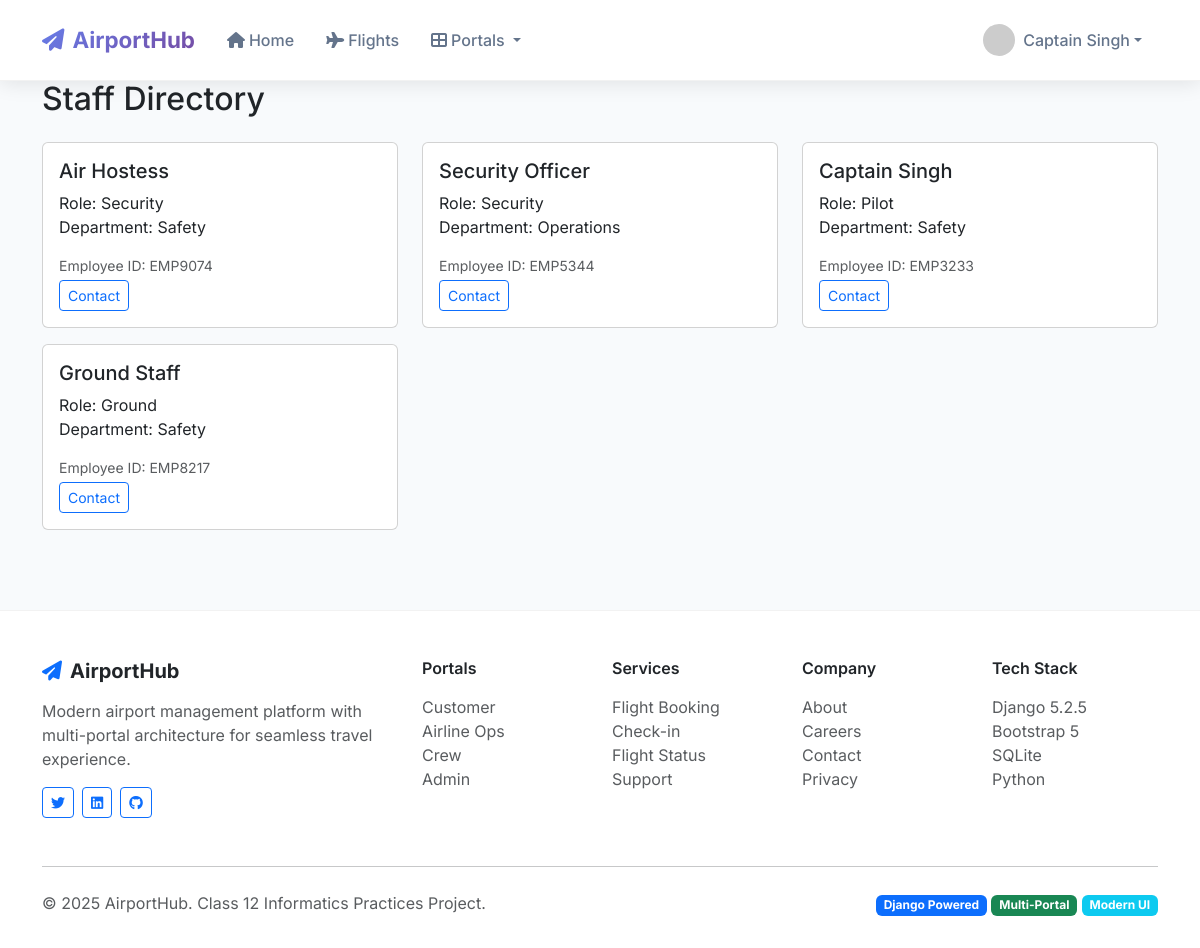
The page /staff/ (signed in) on the database its author committed.
### core/models.py (models this page shows, shortened)
class Staff(models.Model):
    ROLE_CHOICES = [
        ('pilot', 'Pilot'),
        ('copilot', 'Co-Pilot'),
        ('cabin_crew', 'Cabin Crew'),
        ('ground_staff', 'Ground Staff'),
        ('security', 'Security'),
        ('maintenance', 'Maintenance'),
        ('dispatcher', 'Flight Dispatcher'),
        ('gate_agent', 'Gate Agent'),
        ('customer_service', 'Customer Service'),
        ('baggage_handler', 'Baggage Handler'),
        ('admin', 'Administrator'),
    ]
    QUALIFICATION_STATUS = [
        ('current', 'Current'),
        ('expired', 'Expired'),
        ('pending', 'Renewal Pending'),
    ]
    user = models.OneToOneField(User, on_delete=models.CASCADE)
    employee_id = models.CharField(max_length=20, unique=True)
    role = models.CharField(max_length=20, choices=ROLE_CHOICES)
    department = models.CharField(max_length=100)
    hire_date = models.DateField()
    salary = models.DecimalField(max_digits=10, decimal_places=2)
    phone_regex = RegexValidator(regex=r'^\+?1?\d{9,15}$', message="Phone number must be entered in the format: '+999999999'. Up to 15 digits allowed.")
    phone_number = models.CharField(validators=[phone_regex], max_length=17)
    address = models.TextField()
    emergency_contact = models.CharField(max_length=100, blank=True)
    emergency_phone = models.CharField(max_length=17, blank=True)
    license_number = models.CharField(max_length=50, blank=True)
    license_expiry = models.DateField(null=True, blank=True)
    medical_certificate = models.CharField(max_length=50, blank=True)
    medical_expiry = models.DateField(null=True, blank=True)
    qualification_status = models.CharField(max_length=20, choices=QUALIFICATION_STATUS, default='current')
    flight_hours = models.PositiveIntegerField(default=0)
    last_training = models.DateField(null=True, blank=True)
    next_training_due = models.DateField(null=True, blank=True)
    is_active = models.BooleanField(default=True)
    class Meta:
        verbose_name_plural = "Staff"

### core/views.py (the view)
# urls.py: path('staff/', views.staff_list, name='staff_list'),
@user_passes_test(is_staff_user)
def staff_list(request):
    staff_members = Staff.objects.select_related('user').order_by('user__last_name')
    role_filter = request.GET.get('role')
    if role_filter:
        staff_members = staff_members.filter(role=role_filter)
    paginator = Paginator(staff_members, 15)
    page_number = request.GET.get('page')
    page_obj = paginator.get_page(page_number)
    return render(request, 'core/staff_list.html', {'page_obj': page_obj})

### core/views.py (called while the page is built)
def is_staff_user(user):
    return user.is_authenticated and (user.is_staff or hasattr(user, 'staff'))

### templates/core/staff_list.html (shortened to what this page needs)
{% extends 'base.html' %}
{% load static %}
{% block content %}
<div class="container">
  <h2 class="mb-4">Staff Directory</h2>
  {% if page_obj and page_obj.object_list %}
  <div class="row">
    {% for staff in page_obj.object_list %}
      <div class="col-md-4 mb-3">
        <div class="card">
          <div class="card-body">
            <h5 class="card-title">{{ staff.user.get_full_name }}</h5>
            <p class="card-text">Role: {{ staff.role|capfirst }}<br>Department: {{ staff.department }}</p>
            <p class="mb-1 small text-muted">Employee ID: {{ staff.employee_id }}</p>
            <a href="mailto:{{ staff.user.email }}" class="btn btn-sm btn-outline-primary">Contact</a>
          </div>
        </div>
      </div>
    {% endfor %}
  </div>
  {% else %}
    <div class="alert alert-info">No staff members found.</div>
  {% endif %}
</div>
{% endblock %}

### templates/base.html (shortened to what this page needs)
<!DOCTYPE html>
<html lang="en">
<head>
    <link href="https://cdn.jsdelivr.net/npm/bootstrap@5.3.0/dist/css/bootstrap.min.css" rel="stylesheet">
    <link href="https://cdnjs.cloudflare.com/ajax/libs/font-awesome/6.4.0/css/all.min.css" rel="stylesheet">
</head>
<body>
    <nav class="navbar navbar-expand-lg navbar-modern fixed-top">
        <div class="container">
            <a class="navbar-brand" href="{% url 'home' %}">
                <i class="fas fa-paper-plane me-2"></i>AirportHub
            </a>
            <div class="collapse navbar-collapse" id="navbarNav">
                <ul class="navbar-nav me-auto">
                    <li class="nav-item">
                        <a class="nav-link" href="{% url 'home' %}">
                            <i class="fas fa-home me-1"></i>Home
                        </a>
                    </li>
                    <li class="nav-item">
                        <a class="nav-link" href="{% url 'flight_list' %}">
                            <i class="fas fa-plane me-1"></i>Flights
                        </a>
                    </li>
                    <li class="nav-item dropdown portal-dropdown">
                        <a class="nav-link dropdown-toggle" href="#" id="portalDropdown" role="button" data-bs-toggle="dropdown">
                            <i class="fas fa-th-large me-1"></i>Portals
                        </a>
                    </li>
                </ul>
                <ul class="navbar-nav">
                    {% if user.is_authenticated %}
                        <li class="nav-item dropdown">
                            <a class="nav-link dropdown-toggle d-flex align-items-center" href="#" id="userDropdown" role="button" data-bs-toggle="dropdown">
                                <img src="https://ui-avatars.com/api/?name={{ user.get_full_name|default:user.username }}&background=667eea&color=ffffff&size=32"
                                     class="user-avatar" alt="Profile">
                                <span>{{ user.get_full_name|default:user.username }}</span>
                            </a>
                        </li>
                    {% endif %}
                </ul>
            </div>
        </div>
    </nav>
    <div style="margin-top: 80px;">
        <main>
            {% block content %}
            {% endblock %}
        </main>
    </div>
    <footer class="footer-modern">
        <div class="container">
            <div class="row">
                <div class="col-md-4 mb-4">
                    <h5 class="fw-bold mb-3">
                        <i class="fas fa-paper-plane me-2 text-primary"></i>AirportHub
                    </h5>
                    <p class="text-muted">Modern airport management platform with multi-portal architecture for seamless travel experience.</p>
                    <div class="d-flex gap-2">
                        <a href="#" class="btn btn-outline-primary btn-sm">
                            <i class="fab fa-twitter"></i>
                        </a>
                        <a href="#" class="btn btn-outline-primary btn-sm">
                            <i class="fab fa-linkedin"></i>
                        </a>
                        <a href="#" class="btn btn-outline-primary btn-sm">
                            <i class="fab fa-github"></i>
                        </a>
                    </div>
                </div>
                <div class="col-md-2 mb-4">
                    <h6 class="fw-semibold mb-3">Portals</h6>
                    <ul class="list-unstyled">
                        <li><a href="/customer/" class="text-muted text-decoration-none">Customer</a></li>
                        <li><a href="/airline/" class="text-muted text-decoration-none">Airline Ops</a></li>
                        <li><a href="/crew/" class="text-muted text-decoration-none">Crew</a></li>
                        <li><a href="/admin-portal/" class="text-muted text-decoration-none">Admin</a></li>
                    </ul>
                </div>
                <div class="col-md-2 mb-4">
                    <h6 class="fw-semibold mb-3">Services</h6>
                    <ul class="list-unstyled">
                        <li><a href="#" class="text-muted text-decoration-none">Flight Booking</a></li>
                        <li><a href="#" class="text-muted text-decoration-none">Check-in</a></li>
                        <li><a href="#" class="text-muted text-decoration-none">Flight Status</a></li>
                        <li><a href="#" class="text-muted text-decoration-none">Support</a></li>
                    </ul>
                </div>
                <div class="col-md-2 mb-4">
                    <h6 class="fw-semibold mb-3">Company</h6>
                    <ul class="list-unstyled">
                        <li><a href="#" class="text-muted text-decoration-none">About</a></li>
                        <li><a href="#" class="text-muted text-decoration-none">Careers</a></li>
                        <li><a href="#" class="text-muted text-decoration-none">Contact</a></li>
                        <li><a href="#" class="text-muted text-decoration-none">Privacy</a></li>
                    </ul>
                </div>
                <div class="col-md-2 mb-4">
                    <h6 class="fw-semibold mb-3">Tech Stack</h6>
                    <ul class="list-unstyled">
                        <li><span class="text-muted">Django 5.2.5</span></li>
                        <li><span class="text-muted">Bootstrap 5</span></li>
                        <li><span class="text-muted">SQLite</span></li>
                        <li><span class="text-muted">Python</span></li>
                    </ul>
                </div>
            </div>
            <hr class="my-4">
            <div class="row align-items-center">
                <div class="col-md-6">
                    <p class="text-muted mb-0">&copy; 2025 AirportHub. Class 12 Informatics Practices Project.</p>
                </div>
                <div class="col-md-6 text-md-end">
                    <span class="badge bg-primary">Django Powered</span>
                    <span class="badge bg-success">Multi-Portal</span>
                    <span class="badge bg-info">Modern UI</span>
                </div>
            </div>
        </div>
    </footer>
</body>
</html>

### templates/base.html (style rules this page uses)
:root { --primary-gradient: linear-gradient(135deg, #667eea 0%, #764ba2 100%); --nav-shadow: 0 2px 20px rgba(0,0,0,0.1); }
body { font-family: 'Inter', -apple-system, BlinkMacSystemFont, sans-serif; background: #f8fafc; }
.navbar-modern { background: white !important; backdrop-filter: blur(10px); box-shadow: var(--nav-shadow); border-bottom: 1px solid rgba(0,0,0,0.05); padding: 1rem 0; }
.navbar-brand { font-weight: 700; font-size: 1.4rem; background: var(--primary-gradient); -webkit-background-clip: text; -webkit-text-fill-color: transparent; background-clip: text; }
.nav-link { color: #64748b !important; font-weight: 500; padding: 0.5rem 1rem !important; border-radius: 8px; transition: all 0.3s ease; position: relative; }
.user-avatar { width: 32px; height: 32px; border-radius: 50%; margin-right: 8px; }
.footer-modern { background: white; border-top: 1px solid rgba(0,0,0,0.05); padding: 3rem 0 2rem; margin-top: 4rem; }

### rows shown on the page
Staff: user.get_full_name "Air Hostess", role "Security", department "Safety", employee_id "EMP9074"
Staff: user.get_full_name "Security Officer", role "Security", department "Operations", employee_id "EMP5344"
Staff: user.get_full_name "Captain Singh", role "Pilot", department "Safety", employee_id "EMP3233"
Staff: user.get_full_name "Ground Staff", role "Ground", department "Safety", employee_id "EMP8217"

### other values the page prints
{{ user.get_full_name|default:user.username }} "Captain Singh"
